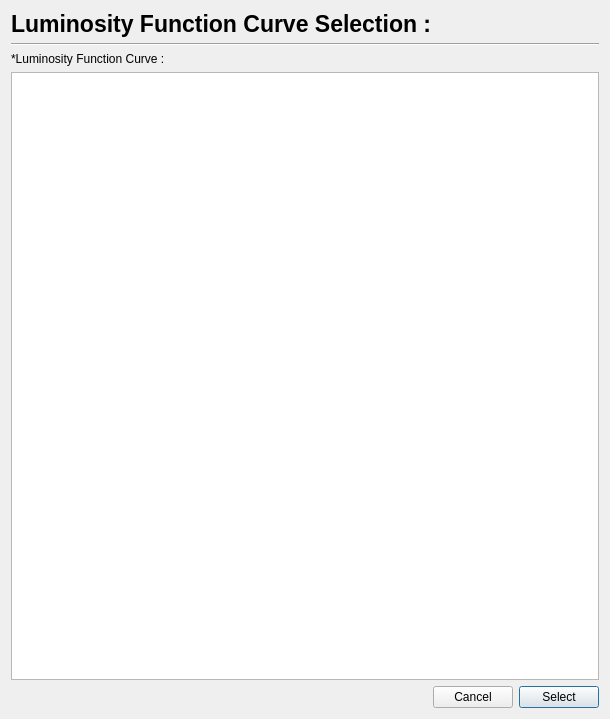
<?xml version="1.0" encoding="UTF-8"?>
<ui version="4.0">
 <class>Euclid::PhzQtUI::DialogLuminosityFunctionCurveSelector</class>
 <widget class="QDialog" name="Euclid::PhzQtUI::DialogLuminosityFunctionCurveSelector">
  <property name="geometry">
   <rect>
    <x>0</x>
    <y>0</y>
    <width>610</width>
    <height>719</height>
   </rect>
  </property>
  <property name="windowTitle">
   <string>Luminosity Function Curve Selection</string>
  </property>
  <layout class="QVBoxLayout" name="verticalLayout_4">
   <item>
    <layout class="QHBoxLayout" name="horizontalLayout_2">
     <item>
      <widget class="QLabel" name="label_2">
       <property name="font">
        <font>
         <pointsize>17</pointsize>
         <weight>75</weight>
         <bold>true</bold>
        </font>
       </property>
       <property name="text">
        <string>Luminosity Function Curve Selection :</string>
       </property>
      </widget>
     </item>
     <item>
      <spacer name="horizontalSpacer_4">
       <property name="orientation">
        <enum>Qt::Horizontal</enum>
       </property>
       <property name="sizeHint" stdset="0">
        <size>
         <width>40</width>
         <height>20</height>
        </size>
       </property>
      </spacer>
     </item>
    </layout>
   </item>
   <item>
    <widget class="Line" name="line">
     <property name="orientation">
      <enum>Qt::Horizontal</enum>
     </property>
    </widget>
   </item>
   <item>
    <widget class="QLabel" name="label_5">
     <property name="text">
      <string>*Luminosity Function Curve :</string>
     </property>
    </widget>
   </item>
   <item>
    <widget class="QTreeView" name="treeView_filter">
     <property name="editTriggers">
      <set>QAbstractItemView::NoEditTriggers</set>
     </property>
     <property name="showDropIndicator" stdset="0">
      <bool>false</bool>
     </property>
     <property name="selectionMode">
      <enum>QAbstractItemView::NoSelection</enum>
     </property>
     <attribute name="headerVisible">
      <bool>false</bool>
     </attribute>
     <attribute name="headerStretchLastSection">
      <bool>true</bool>
     </attribute>
    </widget>
   </item>
   <item>
    <layout class="QHBoxLayout" name="horizontalLayout_4">
     <item>
      <spacer name="horizontalSpacer_2">
       <property name="orientation">
        <enum>Qt::Horizontal</enum>
       </property>
       <property name="sizeHint" stdset="0">
        <size>
         <width>40</width>
         <height>20</height>
        </size>
       </property>
      </spacer>
     </item>
     <item>
      <widget class="QPushButton" name="btn_cancel">
       <property name="text">
        <string>Cancel</string>
       </property>
       <property name="autoDefault">
        <bool>false</bool>
       </property>
       <property name="default">
        <bool>false</bool>
       </property>
      </widget>
     </item>
     <item>
      <widget class="QPushButton" name="btn_save">
       <property name="text">
        <string>Select</string>
       </property>
       <property name="checkable">
        <bool>false</bool>
       </property>
       <property name="autoDefault">
        <bool>false</bool>
       </property>
       <property name="default">
        <bool>true</bool>
       </property>
      </widget>
     </item>
    </layout>
   </item>
  </layout>
 </widget>
 <resources/>
 <connections/>
</ui>
